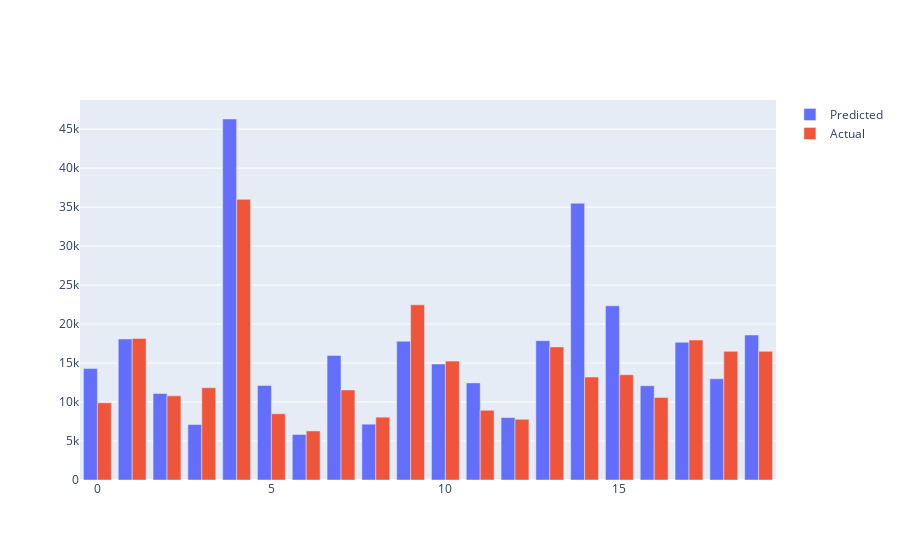

Here is the notebook cell this chart was saved with:
### Markdown cell above
Visualization of the predicted with the Train

### Code cell
error = pd.DataFrame({
        'Actual Values': np.array(y_test).flatten(),
        'Predicted Values': predicts.flatten()}).head(20)

error.head(5)
'''Plotly Visualizations'''
import plotly as plotly                # Interactive Graphing Library for Python
import plotly.express as px
import plotly.graph_objects as go
from plotly.offline import init_notebook_mode, iplot, plot
init_notebook_mode(connected=True)


title=['Pred vs Actual']
fig = go.Figure(data=[
    go.Bar(name='Predicted', x=error.index, y=error['Predicted Values']),
    go.Bar(name='Actual', x=error.index, y=error['Actual Values'])
])

fig.update_layout(barmode='group')
fig.show()

### Figure 1 — Plotly figure (JSON) as saved in the notebook; plotly's stock layout.template omitted (floating-point values rounded to 4 significant figures)
{"data": [{"name": "Predicted", "type": "bar", "x": [0, 1, 2, 3, 4, 5, 6, 7, 8, 9, 10, 11, 12, 13, 14, 15, 16, 17, 18, 19], "y": [14290.0, 18100.0, 11100.0, 7108.0, 46310.0, 12110.0, 5836.0, 15970.0, 7160.0, 17800.0, 14870.0, 12460.0, 8005.0, 17870.0, 35500.0, 22340.0, 12090.0, 17670.0, 12990.0, 18600.0]}, {"name": "Actual", "type": "bar", "x": [0, 1, 2, 3, 4, 5, 6, 7, 8, 9, 10, 11, 12, 13, 14, 15, 16, 17, 18, 19], "y": [9895, 18150, 10795, 11845, 36000, 8495, 6295, 11549, 8058, 22470, 15250, 8948, 7788, 17075, 13207, 13499, 10595, 17950, 16500, 16500]}], "layout": {"barmode": "group"}}
